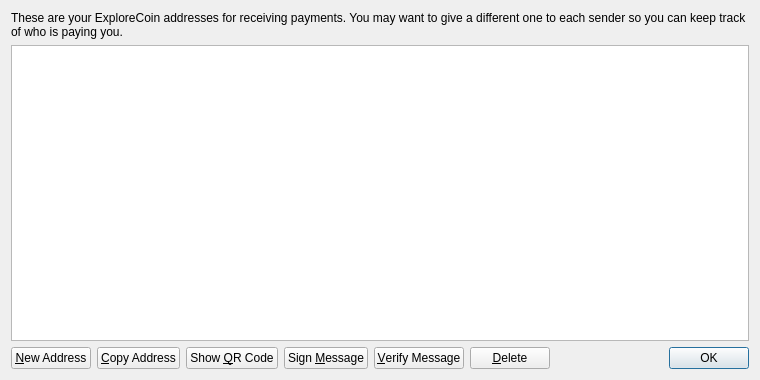
<?xml version="1.0" encoding="UTF-8"?>
<ui version="4.0">
 <class>AddressBookPage</class>
 <widget class="QWidget" name="AddressBookPage">
  <property name="geometry">
   <rect>
    <x>0</x>
    <y>0</y>
    <width>760</width>
    <height>380</height>
   </rect>
  </property>
  <property name="windowTitle">
   <string>Address Book</string>
  </property>
  <layout class="QVBoxLayout" name="verticalLayout">
   <item>
    <widget class="QLabel" name="labelExplanation">
     <property name="text">
      <string>These are your ExploreCoin addresses for receiving payments. You may want to give a different one to each sender so you can keep track of who is paying you.</string>
     </property>
     <property name="textFormat">
      <enum>Qt::PlainText</enum>
     </property>
     <property name="wordWrap">
      <bool>true</bool>
     </property>
    </widget>
   </item>
   <item>
    <widget class="QTableView" name="tableView">
     <property name="contextMenuPolicy">
      <enum>Qt::CustomContextMenu</enum>
     </property>
     <property name="toolTip">
      <string>Double-click to edit address or label</string>
     </property>
     <property name="tabKeyNavigation">
      <bool>false</bool>
     </property>
     <property name="alternatingRowColors">
      <bool>true</bool>
     </property>
     <property name="selectionMode">
      <enum>QAbstractItemView::SingleSelection</enum>
     </property>
     <property name="selectionBehavior">
      <enum>QAbstractItemView::SelectRows</enum>
     </property>
     <property name="sortingEnabled">
      <bool>true</bool>
     </property>
     <attribute name="verticalHeaderVisible">
      <bool>false</bool>
     </attribute>
    </widget>
   </item>
   <item>
    <layout class="QHBoxLayout" name="horizontalLayout">
     <item>
      <widget class="QPushButton" name="newAddressButton">
       <property name="toolTip">
        <string>Create a new address</string>
       </property>
       <property name="text">
        <string>&amp;New Address</string>
       </property>
       <property name="icon">
        <iconset resource="../bitcoin.qrc">
         <normaloff>:/icons/add</normaloff>:/icons/add</iconset>
       </property>
      </widget>
     </item>
     <item>
      <widget class="QPushButton" name="copyToClipboard">
       <property name="toolTip">
        <string>Copy the currently selected address to the system clipboard</string>
       </property>
       <property name="text">
        <string>&amp;Copy Address</string>
       </property>
       <property name="icon">
        <iconset resource="../bitcoin.qrc">
         <normaloff>:/icons/editcopy</normaloff>:/icons/editcopy</iconset>
       </property>
      </widget>
     </item>
     <item>
      <widget class="QPushButton" name="showQRCode">
       <property name="text">
        <string>Show &amp;QR Code</string>
       </property>
       <property name="icon">
        <iconset resource="../bitcoin.qrc">
         <normaloff>:/icons/qrcode</normaloff>:/icons/qrcode</iconset>
       </property>
      </widget>
     </item>
     <item>
      <widget class="QPushButton" name="signMessage">
       <property name="toolTip">
        <string>Sign a message to prove you own a ExploreCoin address</string>
       </property>
       <property name="text">
        <string>Sign &amp;Message</string>
       </property>
       <property name="icon">
        <iconset resource="../bitcoin.qrc">
         <normaloff>:/icons/edit</normaloff>:/icons/edit</iconset>
       </property>
      </widget>
     </item>
     <item>
      <widget class="QPushButton" name="verifyMessage">
       <property name="toolTip">
        <string>Verify a message to ensure it was signed with a specified ExploreCoin address</string>
       </property>
       <property name="text">
        <string>&amp;Verify Message</string>
       </property>
       <property name="icon">
        <iconset resource="../bitcoin.qrc">
         <normaloff>:/icons/transaction_0</normaloff>:/icons/transaction_0</iconset>
       </property>
      </widget>
     </item>
     <item>
      <widget class="QPushButton" name="deleteButton">
       <property name="toolTip">
        <string>Delete the currently selected address from the list</string>
       </property>
       <property name="text">
        <string>&amp;Delete</string>
       </property>
       <property name="icon">
        <iconset resource="../bitcoin.qrc">
         <normaloff>:/icons/remove</normaloff>:/icons/remove</iconset>
       </property>
      </widget>
     </item>
     <item>
      <spacer name="horizontalSpacer">
       <property name="orientation">
        <enum>Qt::Horizontal</enum>
       </property>
       <property name="sizeHint" stdset="0">
        <size>
         <width>40</width>
         <height>20</height>
        </size>
       </property>
      </spacer>
     </item>
     <item>
      <widget class="QDialogButtonBox" name="buttonBox">
       <property name="sizePolicy">
        <sizepolicy hsizetype="Maximum" vsizetype="Fixed">
         <horstretch>0</horstretch>
         <verstretch>0</verstretch>
        </sizepolicy>
       </property>
       <property name="standardButtons">
        <set>QDialogButtonBox::Ok</set>
       </property>
      </widget>
     </item>
    </layout>
   </item>
  </layout>
 </widget>
 <resources>
  <include location="../bitcoin.qrc"/>
 </resources>
 <connections/>
</ui>
